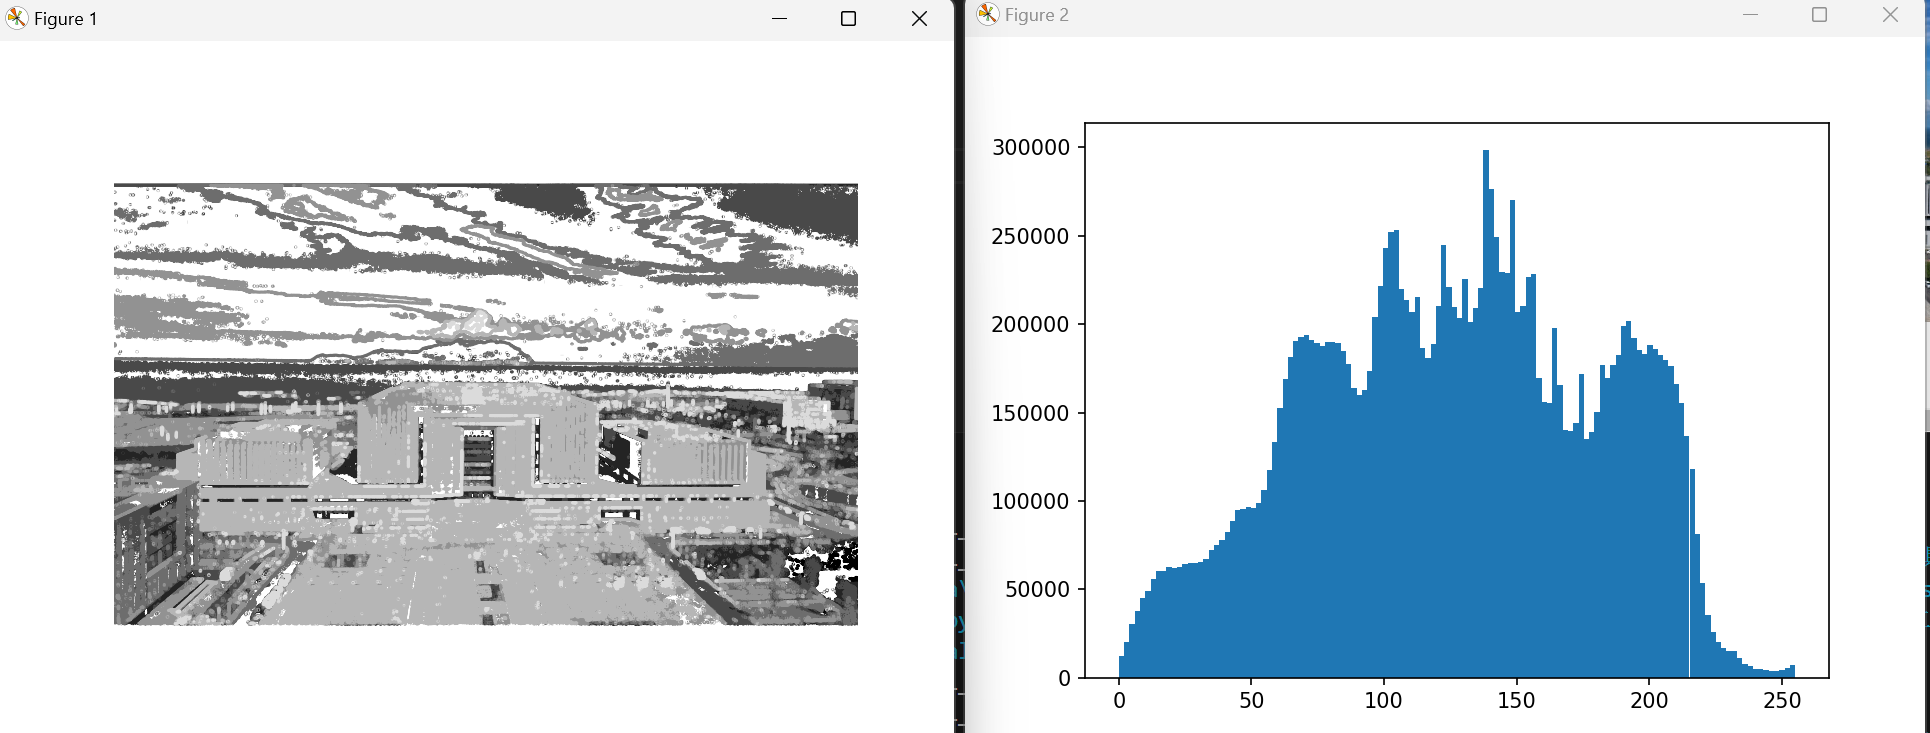

The script that drew this image:
from PIL import Image
from pylab import *
 # 读取图像到数组中
im = array(Image.open('picture.jpg').convert('L'))
 # 新建一个图像
figure()
 # 不使用颜色信息
gray()
 # 在原点的左上角显示轮廓图像
contour(im, origin='image')
axis('equal')
axis('off')
figure()
hist(im.flatten(),128)
show()
